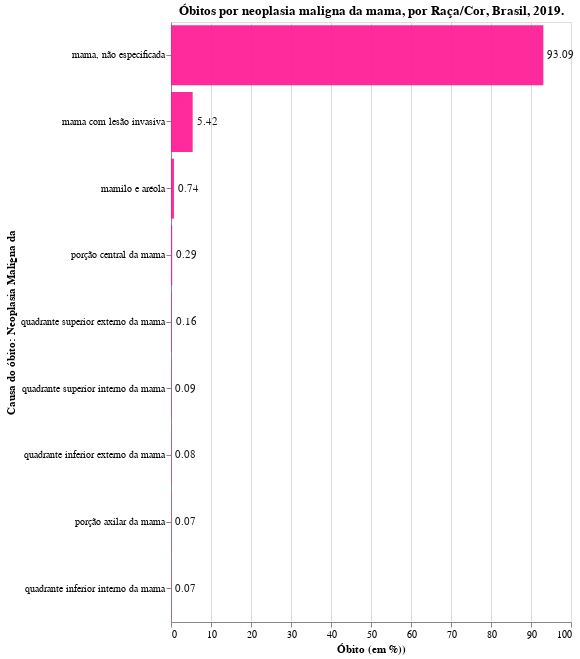

Write notebook code for a chart like this one.
### Code cell
# Definindo as barras
bars = alt.Chart(
    data=tab_causa,
    height=600, 
    title = 'Óbitos por neoplasia maligna da mama, por Raça/Cor, Brasil, 2019.'
  ).mark_bar()\
  .encode(
    x=alt.X(
    shorthand = "pct:Q", 
    axis = alt.Axis(title = 'Óbito (em %))')
    ), 
    y=alt.Y(
        shorthand = "causa_basica_label:O", 
        sort='-x', 
        axis = alt.Axis(title = 'Causa do óbito: Neoplasia Maligna da')
  )    
)

# Definindo os rótulos
text = bars.mark_text(
    align='left',
    baseline='middle',
    dx=4
  ).encode(text='pct:Q')

# Fazendo o gráfico de barras
(bars + text)\
  .configure_mark(opacity=0.9,color='deeppink')

### Figure 1 — Vega-Lite specification as saved in the notebook (floating-point values rounded to 4 significant figures)
{"config": {"view": {"continuousWidth": 400, "continuousHeight": 300}, "mark": {"color": "deeppink", "opacity": 0.9}}, "layer": [{"mark": "bar", "encoding": {"x": {"axis": {"title": "Óbito (em %))"}, "field": "pct", "type": "quantitative"}, "y": {"axis": {"title": "Causa do óbito: Neoplasia Maligna da"}, "field": "causa_basica_label", "sort": "-x", "type": "ordinal"}}, "height": 600, "title": "Óbitos por neoplasia maligna da mama, por Raça/Cor, Brasil, 2019."}, {"mark": {"type": "text", "align": "left", "baseline": "middle", "dx": 4}, "encoding": {"text": {"field": "pct", "type": "quantitative"}, "x": {"axis": {"title": "Óbito (em %))"}, "field": "pct", "type": "quantitative"}, "y": {"axis": {"title": "Causa do óbito: Neoplasia Maligna da"}, "field": "causa_basica_label", "sort": "-x", "type": "ordinal"}}, "height": 600, "title": "Óbitos por neoplasia maligna da mama, por Raça/Cor, Brasil, 2019."}], "data": {"name": "data-18abf1892793c9d6e4c601a8993c4542"}, "$schema": "https://vega.github.io/schema/vega-lite/v4.17.0.json", "datasets": {"data-18abf1892793c9d6e4c601a8993c4542": [{"causa_basica_label": "porção axilar da mama", "numero_obitos": 12, "pct": 0.07}, {"causa_basica_label": "quadrante inferior interno da mama", "numero_obitos": 13, "pct": 0.07}, {"causa_basica_label": "quadrante inferior externo da mama", "numero_obitos": 14, "pct": 0.08}, {"causa_basica_label": "quadrante superior interno da mama", "numero_obitos": 16, "pct": 0.09}, {"causa_basica_label": "quadrante superior externo da mama", "numero_obitos": 29, "pct": 0.16}, {"causa_basica_label": "porção central da mama", "numero_obitos": 53, "pct": 0.29}, {"causa_basica_label": "mamilo e aréola", "numero_obitos": 135, "pct": 0.74}, {"causa_basica_label": "mama com lesão invasiva", "numero_obitos": 991, "pct": 5.42}, {"causa_basica_label": "mama, não especificada", "numero_obitos": 17028, "pct": 93.09}]}}
